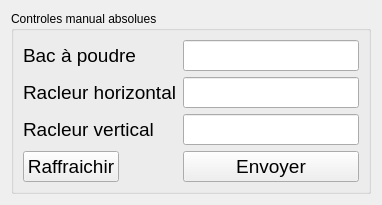
         <widget class="QWidget" name="tab_4">
          <attribute name="title">
           <string>Absolue</string>
          </attribute>
          <layout class="QVBoxLayout" name="verticalLayout_3">
           <item>
            <widget class="QGroupBox" name="groupBox_14">
             <property name="title">
              <string>Controles manual absolues</string>
             </property>
             <layout class="QFormLayout" name="formLayout_7">
              <item row="0" column="0">
               <widget class="QLabel" name="label_17">
                <property name="font">
                 <font>
                  <pointsize>14</pointsize>
                 </font>
                </property>
                <property name="text">
                 <string>Bac à poudre</string>
                </property>
               </widget>
              </item>
              <item row="0" column="1">
               <widget class="QLineEdit" name="poudre_absolute">
                <property name="font">
                 <font>
                  <pointsize>14</pointsize>
                 </font>
                </property>
               </widget>
              </item>
              <item row="1" column="0">
               <widget class="QLabel" name="label_18">
                <property name="font">
                 <font>
                  <pointsize>14</pointsize>
                 </font>
                </property>
                <property name="text">
                 <string>Racleur horizontal</string>
                </property>
               </widget>
              </item>
              <item row="1" column="1">
               <widget class="QLineEdit" name="chariot_absolute">
                <property name="font">
                 <font>
                  <pointsize>14</pointsize>
                 </font>
                </property>
               </widget>
              </item>
              <item row="2" column="0">
               <widget class="QLabel" name="label_19">
                <property name="font">
                 <font>
                  <pointsize>14</pointsize>
                 </font>
                </property>
                <property name="text">
                 <string>Racleur vertical</string>
                </property>
               </widget>
              </item>
              <item row="2" column="1">
               <widget class="QLineEdit" name="lit_absolute">
                <property name="font">
                 <font>
                  <pointsize>14</pointsize>
                 </font>
                </property>
               </widget>
              </item>
              <item row="3" column="0">
               <widget class="QPushButton" name="pushButton_9">
                <property name="font">
                 <font>
                  <pointsize>14</pointsize>
                 </font>
                </property>
                <property name="text">
                 <string>Raffraichir</string>
                </property>
               </widget>
              </item>
              <item row="3" column="1">
               <widget class="QPushButton" name="pushButton_10">
                <property name="font">
                 <font>
                  <pointsize>14</pointsize>
                 </font>
                </property>
                <property name="text">
                 <string>Envoyer</string>
                </property>
               </widget>
              </item>
             </layout>
            </widget>
           </item>
          </layout>
         </widget>
